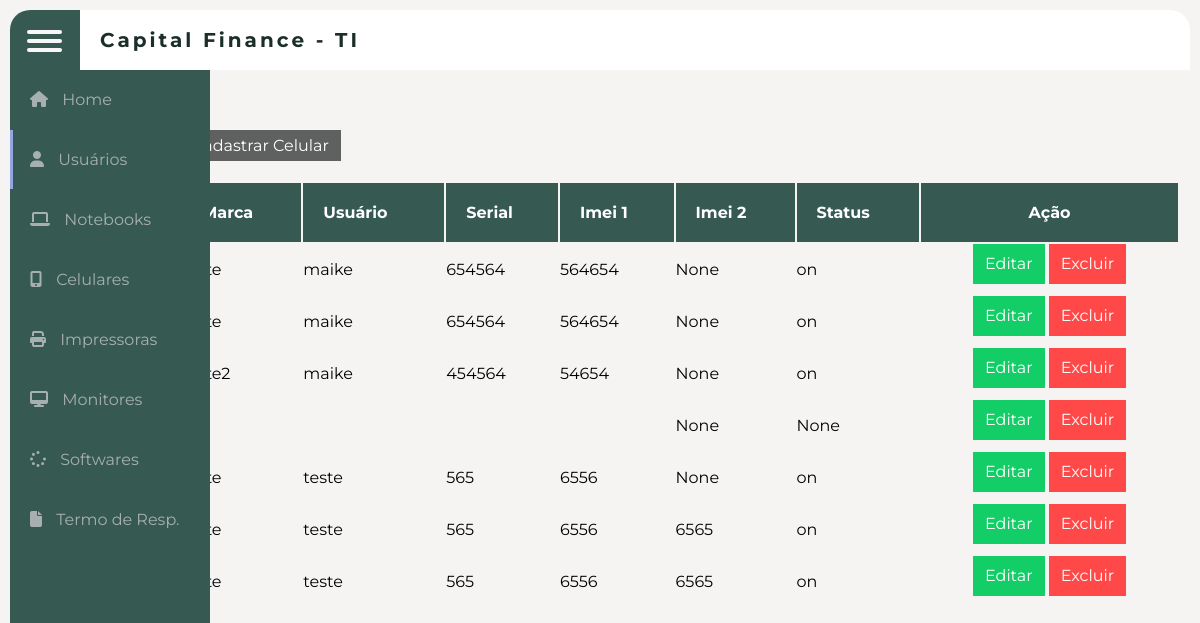
The page /celulares on the database as committed earlier.
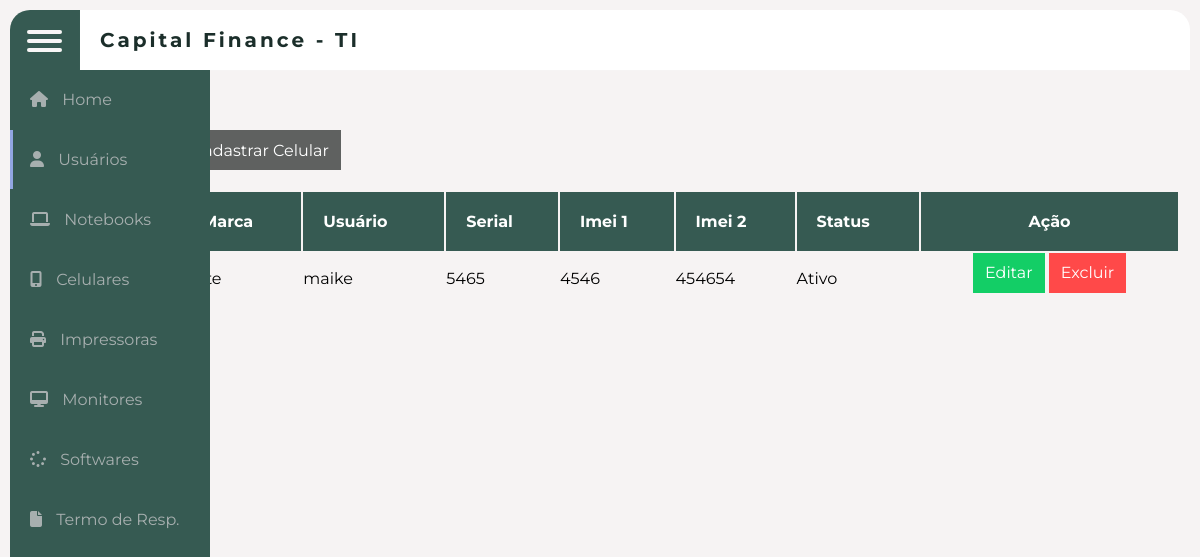
The same page on the database as committed later.
### app.py (models this page shows, shortened)
class cadastro_celulares(db.Model):
    __tablename__="celulares"
    id = db.Column(db.Integer,primary_key=True)
    marca = db.Column(db.String(100), nullable=False)
    status = db.Column(db.String(10))
    usuarios = db.Column(db.String(100))
    serial = db.Column(db.String(100))
    imei1 =  db.Column(db.Integer)
    imei2 =  db.Column(db.Integer)

### app.py (the view, shortened to what this page needs)
@app.route("/celulares", methods=["POST", "GET"])
def celular():
    cell = cadastro_celulares.query.all()
    return render_template("celulares.html", cell=cell)

### templates/celulares.html (shortened to what this page needs)
{%extends "index.html"%}
{%block conteudo%}
    <link rel="stylesheet" href="../static/css/celulares.css">
<form action="{{url_for('celular')}}" method="POST">
<body>
    <main>
        <button type="button" class="button blue" id="cadastrarColab">Cadastrar Celular</button>
        <table class="records">
            <thead>
                <tr>
                    <th>Marca</th>
                    <th>Usuário</th>
                    <th>Serial</th>
                    <th>Imei 1</th>
                    <th>Imei 2</th>
                    <th>Status</th>
                    <th>Ação</th>
                </tr>
            </thead>
            <tbody>
                {%for cel in cell%}
                <tr>
                    <td>{{cel.marca}}</td>
                    <td>{{cel.usuarios}}</td>
                    <td>{{cel.serial}}</td>
                    <td>{{cel.imei1}}</td>
                    <td>{{cel.imei2}}</td>
                    <td>{{cel.status}}</td>
                    <td>
                      <a href="/edita_celular/{{cel.id}}"><button type="button" class="button green">Editar</button></a>
                      <a href="/remover_celular/{{cel.id}}"><button type="button"  class="button red">Excluir</button></a>
                    </td>
                </tr>
                {%endfor%}
            </tbody>
        </table>
    </main>
</body>
</form>
{%endblock%}

### templates/index.html (shortened to what this page needs)
<!DOCTYPE html>
<html lang="en">
<head>
    <link rel="stylesheet" href="../static/css/style.css">
</head>
<body>
    <div class="wrapper">
        <div class="top_navbar">
            <div class="hamburger">
                <div></div>
                <div></div>
                <div></div>
            </div>
            <div class="top_menu">
                <div class="logo"> Capital Finance - TI</div>
            </div>
        </div>
        <div class="sidebar">
            <ul>
                <li><a href="{{url_for('home')}}">
                    <span class="icon">
                        <i class="fas fa-home" aria-hidden="true"></i>
                    </span>
                    <span class="title">Home</span>
                </a></li>
                <li><a href="{{url_for('usuarios')}}" class="active">
                    <span class="icon">
                        <i class="fas fa-user" aria-hidden="true"></i>
                    </span>
                    <span class="title">Usuários</span>
                </a></li>
                <li><a href="{{url_for('notebook')}}">
                    <span class="icon">
                        <i class="fa fa-laptop" aria-hidden="true"></i>
                    </span>
                    <span class="title">Notebooks</span>
                </a></li>
                <li><a href="{{url_for('celular')}}">
                    <span class="icon">
                        <i class="fa fa-mobile" aria-hidden="true"></i>
                    </span>
                    <span class="title">Celulares</span>
                </a></li>
                <li><a href="{{url_for('impressoras')}}">
                    <span class="icon">
                        <i class="fa fa-print" aria-hidden="true"></i>
                    </span>
                    <span class="title">Impressoras</span>
                </a></li>
                <li><a href="{{url_for('monitores')}}">
                    <span class="icon">
                        <i class="fa fa-desktop" aria-hidden="false"></i>
                    </span>
                    <span class="title">Monitores</span>
                </a></li>
                <li><a href="{{url_for('software')}}">
                    <span class="icon">
                        <i class="fa fa-spinner" aria-hidden="true"></i>
                    </span>
                    <span class="title">Softwares</span>
                </a></li>
                <li><a href="/termo">
                    <span class="icon">
                        <i class="fa fa-file" aria-hidden="true"></i>
                    </span>
                    <span class="title">Termo de Resp.</span>
                </a></li>
            </ul>
        </div>
    </div>
<div class="container">
    {%block conteudo%}
    {%endblock conteudo%}
</div>
</body>
</html>

### static/css/style.css (style rules this page uses)
* { margin: 0; list-style: none; padding: 0; text-decoration: none; box-sizing: border-box; font-family: 'Montserrat', sans-serif; }
body, html { height: 100%; background: rgb(246, 243, 243); }
.wrapper { margin: 10px; }
.wrapper .top_navbar { width: calc(100% - 20px); height: 60px; display: flex; position: fixed; top: 10px; }
.wrapper .top_navbar .hamburger { width: 70px; height: 100%; background: #365a52; padding: 15px 17px; border-top-left-radius: 20px; cursor: pointer; }
.wrapper .top_navbar .hamburger div { width: 35px; height: 4px; background: rgb(248, 246, 246); margin: 5px 0; border-radius: 5px; }
.wrapper .top_navbar .top_menu { width:calc(100% - 70px); background: #fff; height: 100%; border-top-right-radius: 20px; display: flex; justify-content: space-between; align-items: center; padding: 0 20px; box-shadow: 0 1px 1px rgba(255, 255, 255, 0.1); }
.wrapper .top_navbar .top_menu .logo { color: #1b2e2a; font-size: 20px; font-weight: 700; letter-spacing: 3px; }
.wrapper .sidebar { position: fixed; top: 70px; left: 10px; background: #365a52; width: 200px; height: calc(100% - 80px); border-bottom-left-radius: 20px; transition: all 0.3s ease; }
.wrapper .sidebar ul li a { display: block; padding: 20px; position: relative; margin-bottom: 1px; color: #a7afaf; white-space: nowrap; }
.wrapper .sidebar ul li a:before { content: ""; position: absolute; top: 0; left: 0; width: 3px; height: 100%; background: #92a6e2; display: none; }
.wrapper .sidebar ul li a span.icon { margin-right: 10px; display: inline-block; }
.wrapper .sidebar ul li a span.title { display: inline-block; }
.wrapper .sidebar ul li a:hover:before, .wrapper .sidebar ul li a.active:before { display: block; }

### static/css/celulares.css (style rules this page uses)
* { padding: 0; margin: 0; box-sizing: border-box; }
:root { --primary-color: #1b2e2a; --secundary-color: #FFF1CC; --shadow-color: #CCC; --text-color: #FFF; }
body { min-height: 100vh; display: flex; flex-direction: column; font-family: 'karla', sans-serif; position: relative; }
main { flex-grow: 1; display: flex; flex-direction: column; align-items: flex-start; width: 60%; height: 500px; margin: 5vh auto; margin-right: 400px; padding: 170px 100px; gap: 20px; }
.button { border-style: none; height: 40px; margin-top: -100px; padding: 6px 12px; background-color: rgb(18, 51, 14); color: white; font-size: 1rem; cursor: pointer; transition: box-shadow .6s ease; }
.button.blue { background-color: #5f6160; }
.button.green { background-color: #13ce66; }
.button.red { background-color: #ff4949; }
.records { width: 1000px; user-select: none; text-align: left; margin-right: 200rem; }
.records th { height: 50px; background-color: #365a52; color: white; padding: 20px 0px 20px 20px; font-size: 1rem; }
.records td { height: 50px; }
.records th:last-child, .records td:last-child { padding: 0; min-width: 140px; text-align: center; }

Rows that differ between the two databases and show on the page:
removed cadastro_celulares: usuarios "maike", serial "654564", imei1 "564654", imei2 "None", status "on"
removed cadastro_celulares: usuarios "maike", serial "454564", imei1 "54654", imei2 "None", status "on"
removed cadastro_celulares: imei2 "None", status "None"
removed cadastro_celulares: usuarios "teste", serial "565", imei1 "6556", imei2 "None", status "on"
removed cadastro_celulares: usuarios "teste", serial "565", imei1 "6556", imei2 "6565", status "on"
removed cadastro_celulares: usuarios "teste", serial "565", imei1 "6556", imei2 "6565", status "on"
changed cadastro_celulares "maike": serial "654564" → "5465"; imei1 "564654" → "4546"; imei2 "None" → "454654"; status "on" → "Ativo"
